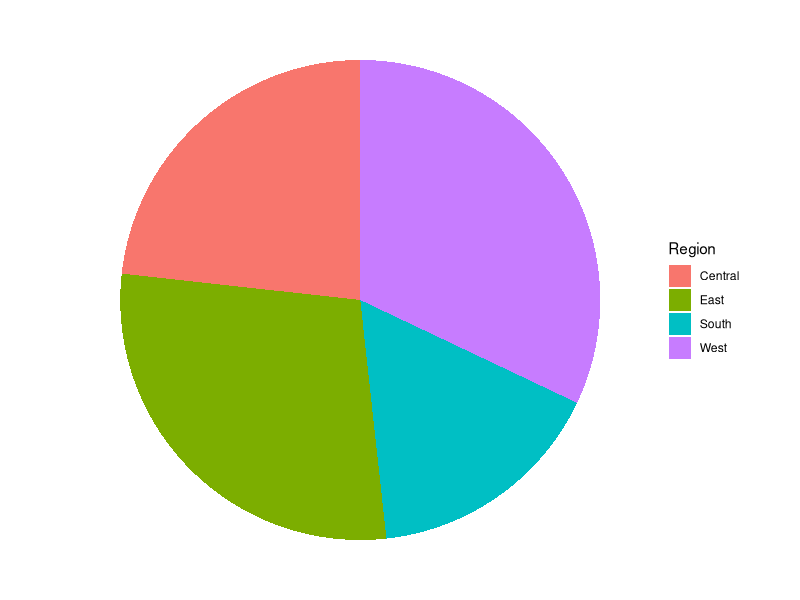
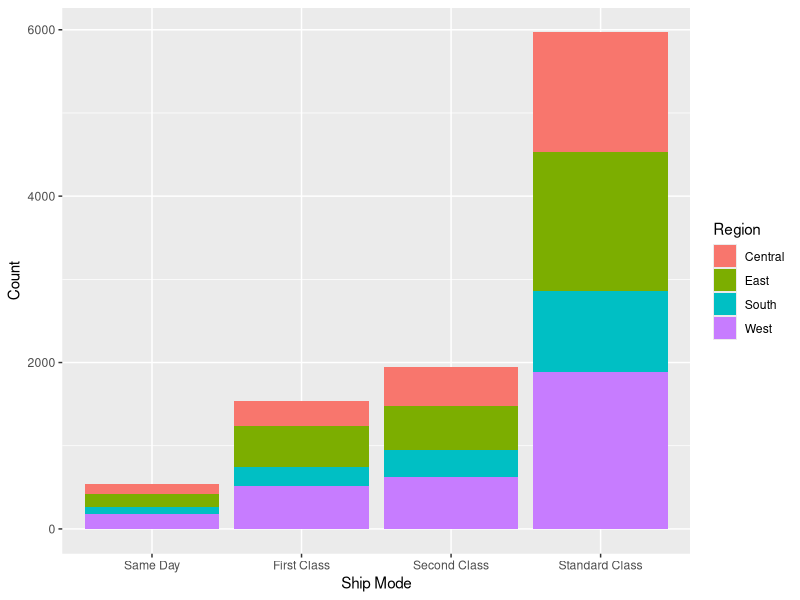
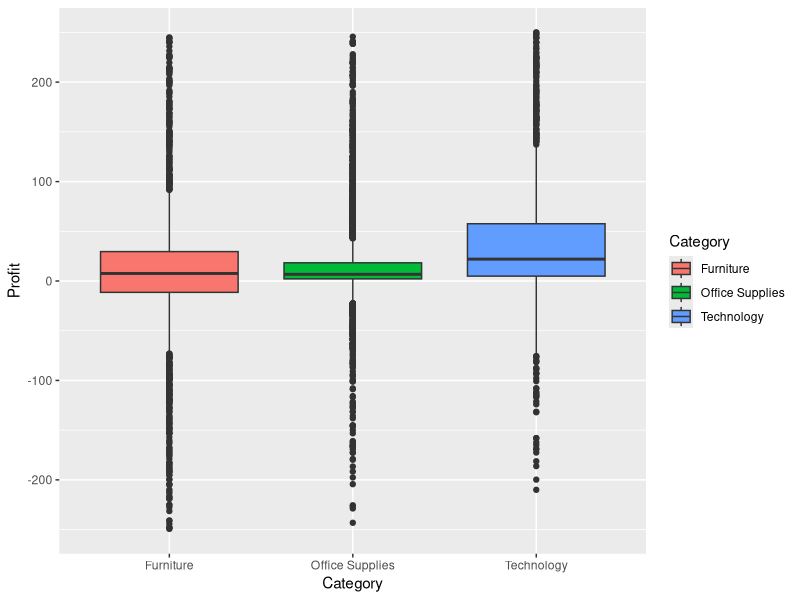
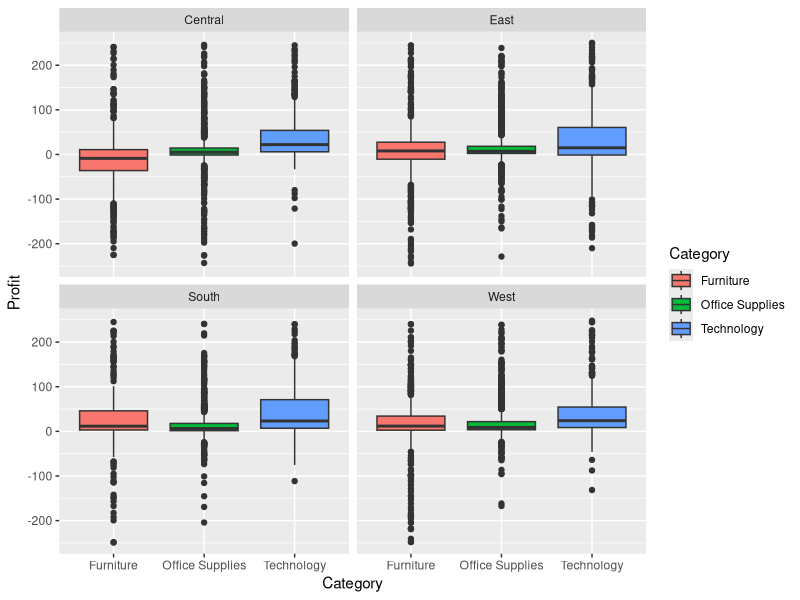
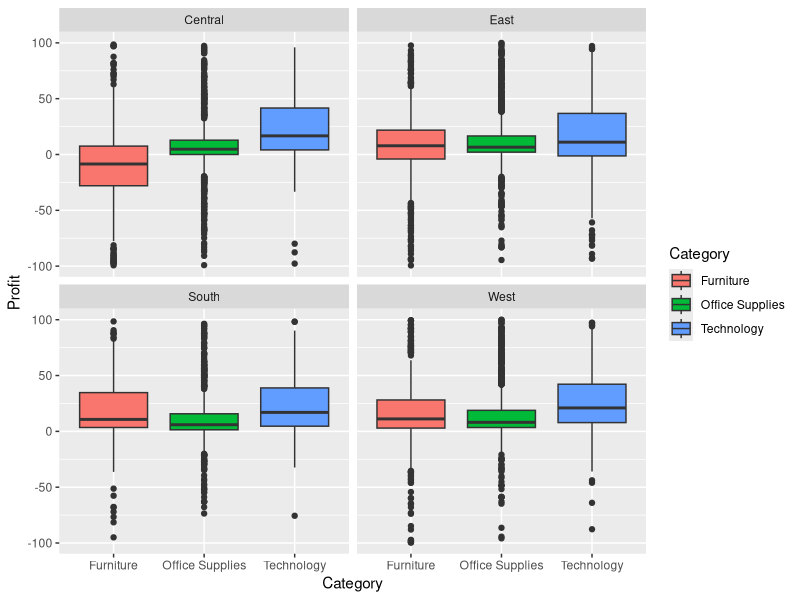
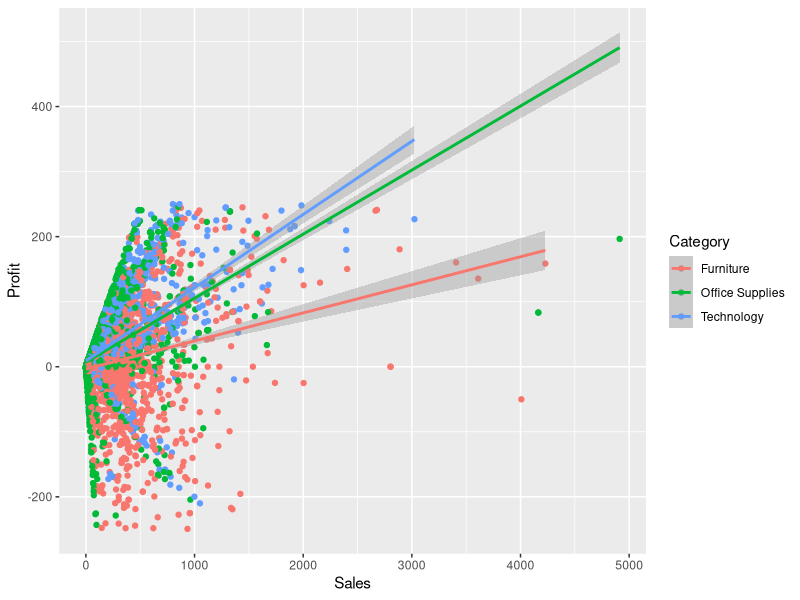
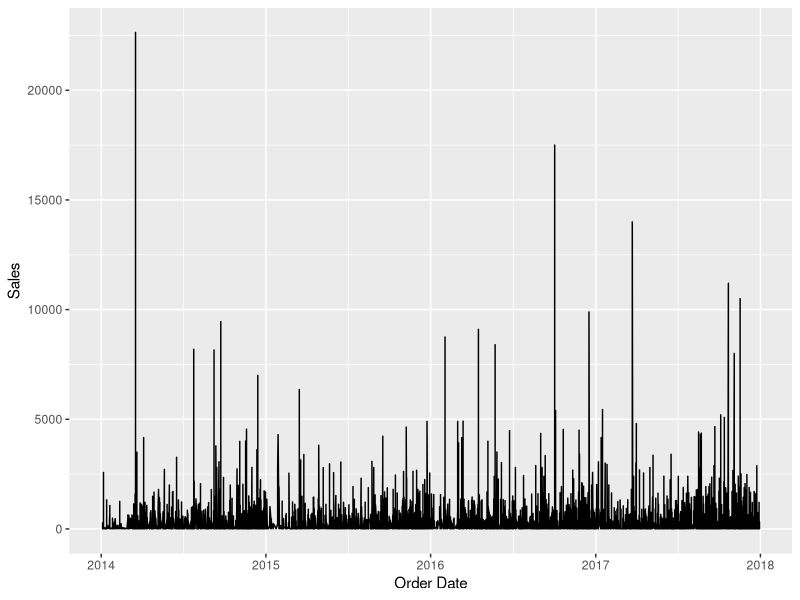
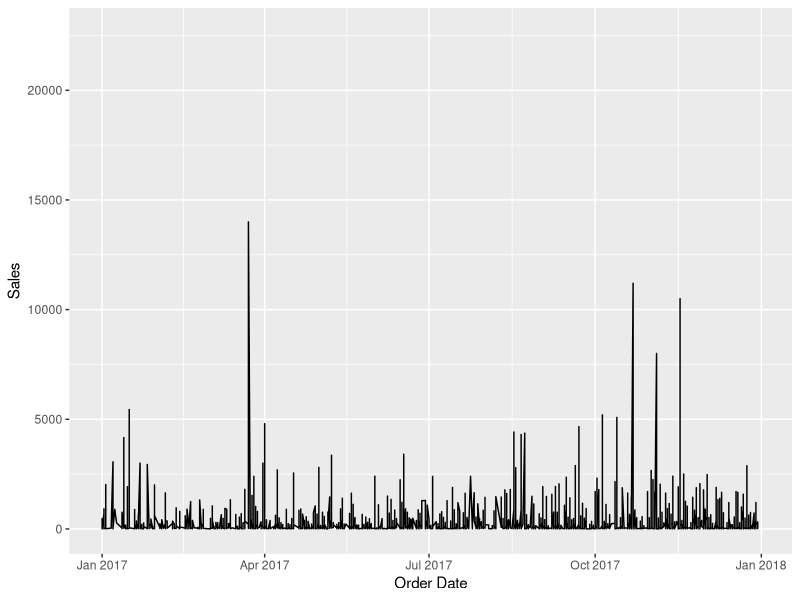

These charts were generated, in order, by the following R code:
## ---- chunk 1
library(readxl)

us_superstore_data <- read_excel("us_superstore_data.xls")
us_superstore_data
## ---- chunk 2
library(lubridate)
library(tidyverse)

us_superstore_data <- us_superstore_data |>
  mutate(`Row ID` = as.character(`Row ID`),
         `Postal Code` = as.character(`Postal Code`),
         `Order Date` = ymd(`Order Date`),
         `Ship Date` = ymd(`Ship Date`))

us_superstore_data
## ---- chunk 3
table(us_superstore_data$`Ship Mode`)
## ---- chunk 4
table(us_superstore_data$Segment)
## ---- chunk 5
table(us_superstore_data$Region)
## ---- chunk 6
us_superstore_data <- us_superstore_data |>
  mutate(`Ship Mode` = factor(`Ship Mode`, levels = c("Same Day", "First Class", "Second Class", 
                                                      "Standard Class"), labels = c("Same Day", 
                                                                                    "First Class", 
                                                                                    "Second Class", 
                                                                                    "Standard Class")),
         Segment = as.factor(Segment),
         Region = as.factor(Region) 
         )

us_superstore_data
## ---- chunk 7
table(us_superstore_data$Category, us_superstore_data$`Sub-Category`)
## ---- chunk 8
table(us_superstore_data$Region, us_superstore_data$Category)
## ---- chunk 9
us_superstore_data |>
  summarize(across(where(is.numeric), 
                   list("Mean" = mean, "Median" = median), 
                   .names = "{.fn}_{.col}"))
## ---- chunk 10
us_superstore_data |>
  summarize(across(where(is.numeric), 
                   list("Max" = max, "Min" = min, "IQR" = IQR, "Std" = sd), 
                   .names = "{.fn}_{.col}"))
## ---- chunk 11
us_superstore_data |>
  group_by(Category, `Sub-Category`) |>
  drop_na(Category, `Sub-Category`) |>
  summarize(across(where(is.numeric), 
                   list("Mean" = mean, "Median" = median), 
                   .names = "{.fn}_{.col}"))
## ---- chunk 12
us_superstore_data |>
  group_by(Category, `Sub-Category`) |>
  drop_na(Category, `Sub-Category`) |>
  summarize(across(where(is.numeric), 
                   list("Max" = max, "Min" = min, "IQR" = IQR, "Std" = sd), 
                   .names = "{.fn}_{.col}"))
## ---- chunk 13
library(dplyr)
library(ggplot2)

total_sales <- sum(us_superstore_data$Sales)

for (region in unique(us_superstore_data$Region)) {
  sales_by_region <- us_superstore_data |>
    filter(Region == region)
  regional_sales <- sum(sales_by_region$Sales)
}

ggplot(us_superstore_data, aes(x = "", y = regional_sales/total_sales, fill = Region)) +
  geom_bar(stat = "identity", width = 1) +
  coord_polar("y", start = 0) +
  theme_void()
## ---- chunk 14
ggplot(data = us_superstore_data, aes(x = `Ship Mode`, fill = Region)) +
 geom_bar(position = "stack") +
 labs(x = "Ship Mode", y = "Count")+
 scale_fill_discrete("Region")
## ---- chunk 15
ggplot(us_superstore_data |> filter(Profit <= 250 & Profit >= -250), 
       aes(x = Category, y = Profit, fill = Category)) + 
  geom_boxplot() 
## ---- chunk 16
ggplot(us_superstore_data |> filter(Profit <= 250 & Profit >= -250), 
       aes(x = Category, y = Profit, fill = Category)) + 
  geom_boxplot() +
  facet_wrap(~ Region)
## ---- chunk 17
ggplot(us_superstore_data |> filter(Profit <= 100 & Profit >= -100), 
       aes(x = Category, y = Profit, fill = Category)) + 
  geom_boxplot() +
  facet_wrap(~ Region)
## ---- chunk 18
ggplot(us_superstore_data |> filter(Profit <= 250 & Profit >= -250), aes(x = Sales, y = Profit, color = Category)) + 
  geom_point() +
  geom_smooth(method = lm)
## ---- chunk 19

ggplot(us_superstore_data, aes(x = `Order Date`, y = Sales)) + 
  geom_line() 
## ---- chunk 20
ggplot(us_superstore_data, aes(x = `Order Date`, y = Sales)) + 
  geom_line() +
  scale_x_date(limit=c(as.Date("2017-01-01"), as.Date("2017-12-31"))) 
